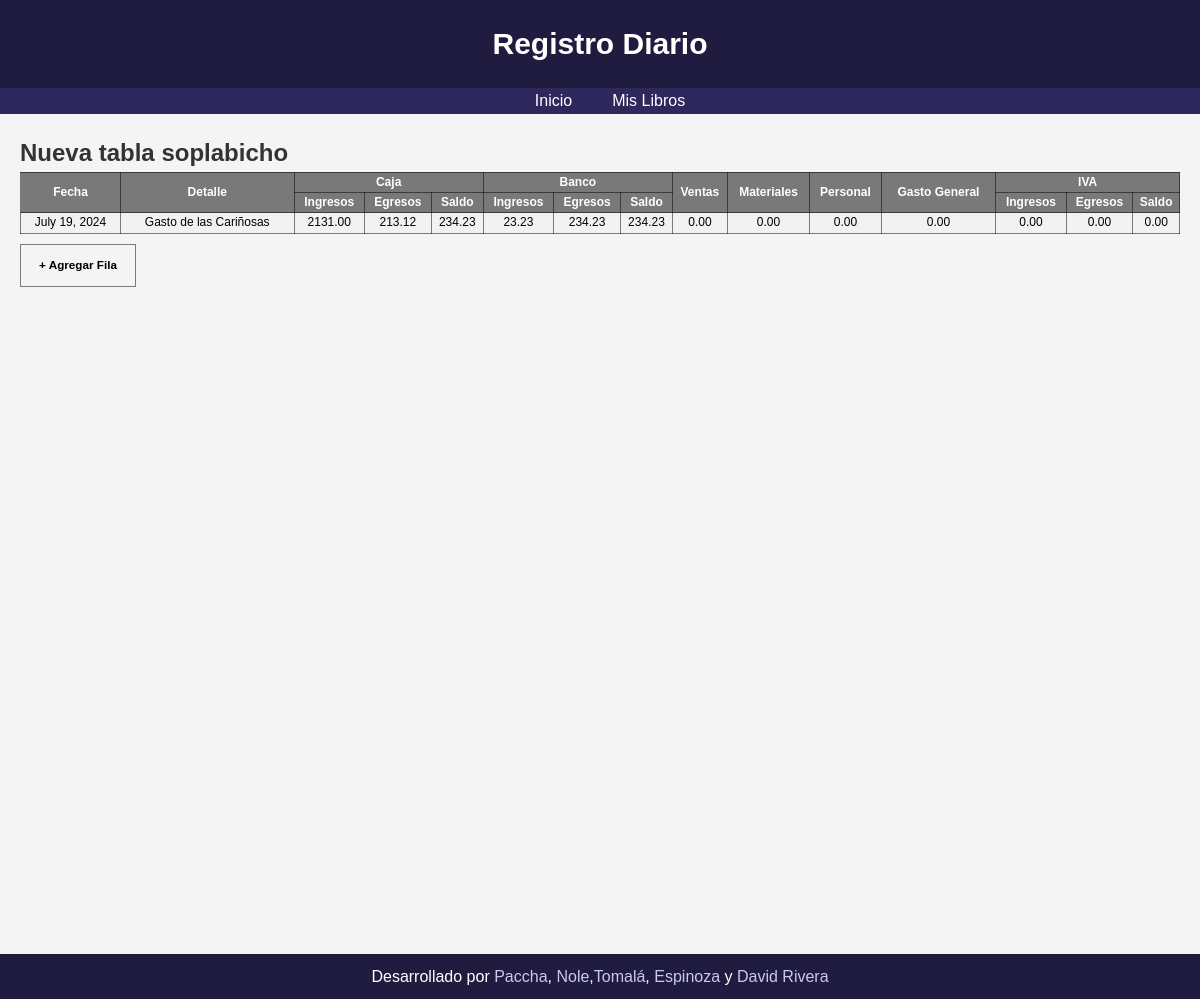
Screenshot of /ver_tabla/8/ with the database file from the repository.
### app_libro_registro/models.py (models this page shows, shortened)
class TablaRegistro(models.Model):
    descripcion = models.CharField(max_length=100)

class RowTablaRegistro(models.Model):
    fecha = models.DateField()
    detalle = models.CharField(max_length=100)
    caja = models.ForeignKey(SubRow, related_name='caja', on_delete=models.CASCADE)
    banco = models.ForeignKey(SubRow, related_name='banco', on_delete=models.CASCADE)
    ventas = models.DecimalField(max_digits=10, decimal_places=2)
    costos_materiales = models.DecimalField(max_digits=10, decimal_places=2)
    costos_personal = models.DecimalField(max_digits=10, decimal_places=2)
    gastos_generales = models.DecimalField(max_digits=10, decimal_places=2)
    iva = models.ForeignKey(SubRow, related_name='iva', on_delete=models.CASCADE)
    TablaRegistro = models.ForeignKey('TablaRegistro', on_delete=models.CASCADE)

class SubRow(models.Model):
    ingresos = models.DecimalField(max_digits=10, decimal_places=2)
    egresos = models.DecimalField(max_digits=10, decimal_places=2)
    saldo = models.DecimalField(max_digits=10, decimal_places=2)

### app_libro_registro/views.py (the view)
# urls.py: path('ver_tabla/<int:id>/', ver_tabla, name='ver_tabla'),
def ver_tabla(request, id):
    tabla = TablaRegistro.objects.get(id=id)
    tabla_rows = RowTablaRegistro.objects.values()
    tabla_rows_subrows = SubRow.objects.values()
    libro = {
        'nombre': tabla.descripcion,
        'rows': []
    }
    for row in tabla_rows:
        for subrow in tabla_rows_subrows:
            if row['caja_id'] == subrow['id']:
                row['caja'] = subrow
            if row['banco_id'] == subrow['id']:
                row['banco'] = subrow
            if row['iva_id'] == subrow['id']:
                row['iva'] = subrow
        if row['TablaRegistro_id'] == tabla.id:
            libro['rows'].append(row)
    return render(request, 'ver_tabla.html', {
        'libro': libro,
        'tabla_id' : id
    })

### app_libro_registro/templates/ver_tabla.html (shortened to what this page needs)
{% extends 'layouts/base.html' %}
{% load static %}
{% block extra_css %}
<link rel="stylesheet" href="{% static 'css/ver_tabla.css' %}">
{% endblock %}
{% block content %}
<h2>{{ libro.nombre }}</h2>
<table>
  <tr>
    <th rowspan="2">Fecha</th>
    <th rowspan="2">Detalle</th>
    <th colspan="3">Caja</th>
    <th colspan="3">Banco</th>
    <th rowspan="2">Ventas</th>
    <th rowspan="2">Materiales</th>
    <th rowspan="2">Personal</th>
    <th rowspan="2">Gasto General</th>
    <th colspan="3">IVA</th>
  </tr>
  <tr>
    <th>Ingresos</th>
    <th>Egresos</th>
    <th>Saldo</th>
    <th>Ingresos</th>
    <th>Egresos</th>
    <th>Saldo</th>
    <th>Ingresos</th>
    <th>Egresos</th>
    <th>Saldo</th>
  </tr>
 {% for row in libro.rows %}
  <tr>
    <td>{{row.fecha}}</td>
    <td>{{row.detalle}}</td>
    <td>{{row.caja.ingresos}}</td>
    <td>{{row.caja.egresos}}</td>
    <td>{{row.caja.saldo}}</td>
    <td>{{row.banco.ingresos}}</td>
    <td>{{row.banco.egresos}}</td>
    <td>{{row.banco.saldo}}</td>
    <td>{{row.ventas}}</td>
    <td>{{row.costos_materiales}}</td>
    <td>{{row.costos_personal}}</td>
    <td>{{row.gastos_generales}}</td>
    <td>{{row.iva.ingresos}}</td>
    <td>{{row.iva.egresos}}</td>
    <td>{{row.iva.saldo}}</td>
  </tr>
  {% endfor %}
</table>
<div class="agregar"><a href="{% url 'agregar_fila' tabla_id %}"><h3>+ Agregar Fila</h3></a></div>
{% endblock %}

### static/css/base.css (style rules this page uses)
* { margin: 0; padding: 0; box-sizing: border-box; font-family: Arial, Helvetica, sans-serif; }
body { background-color: #f4f4f4; color: #333; font-size: 16px; line-height: 1.6; }
a { text-decoration: none; color: #fff; }

### static/css/ver_tabla.css (style rules this page uses)
.agregar { border-style: solid; border-color: #00000080; border-width: 1px; padding: 1%; font-size: 10px; text-align: center; width: 10%; }
.agregar a { color: black }
table { border-collapse: collapse; width: 100%; margin-bottom: 10px; }
th, td { background-color: #f2f2f2; color: black; font-size: 12px; text-align: center; border: 1px solid #00000080; }
th { background-color: #00000080; color: white; font-weight: bold; }

### rows the page displays
TablaRegistro: nombre "Nueva tabla soplabicho"
RowTablaRegistro: fecha "July 19, 2024", detalle "Gasto de las Cariñosas", caja.ingresos "2131.00", caja.egresos "213.12", caja.saldo "234.23", banco.ingresos "23.23", banco.egresos "234.23", banco.saldo "234.23", ventas "0.00", costos_materiales "0.00", costos_personal "0.00", gastos_generales "0.00", iva.ingresos "0.00", iva.egresos "0.00", iva.saldo "0.00"
